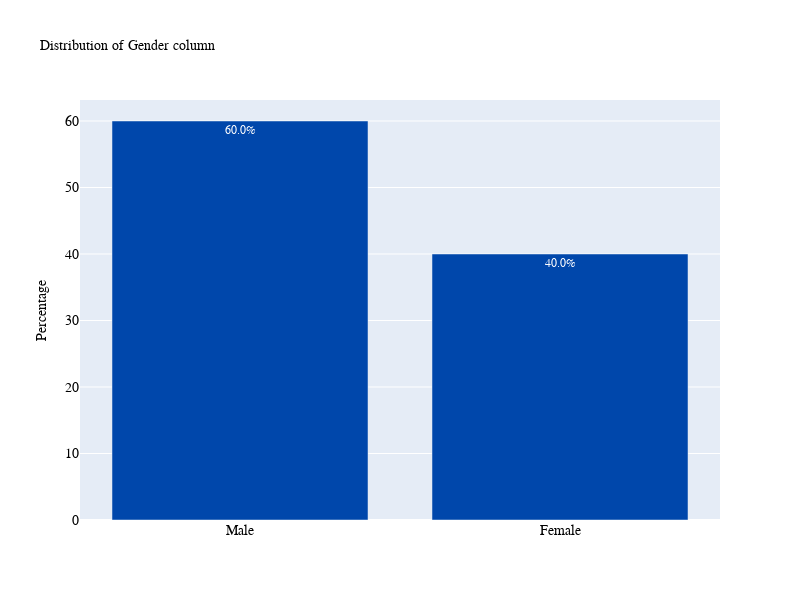

The notebook cell saved with this chart:
### Code cell
plot_bar('Gender')

### Figure 1 — Plotly figure (JSON) as saved in the notebook; plotly's stock layout.template omitted (floating-point values rounded to 4 significant figures)
{"data": [{"marker": {"color": "#0047AB"}, "text": ["60.0%", "40.0%"], "textposition": "auto", "type": "bar", "x": ["Male", "Female"], "y": [60, 40]}], "layout": {"autosize": false, "font": {"color": "white", "family": "Courier New, monospace", "size": 12}, "height": 600, "title": {"font": {"color": "black", "family": "Courier New, monospace", "size": 14}, "text": "Distribution of Gender column"}, "width": 800, "xaxis": {"tickfont": {"color": "black", "family": "Courier New, monospace", "size": 14}}, "yaxis": {"tickfont": {"color": "black", "family": "Courier New, monospace", "size": 14}, "title": {"font": {"color": "black", "size": 14}, "text": "Percentage"}}}}
